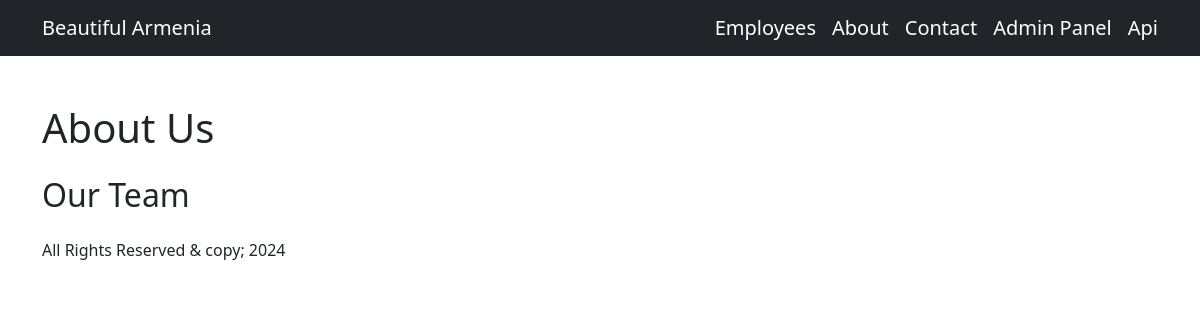
Page /about/ on the earlier database version.
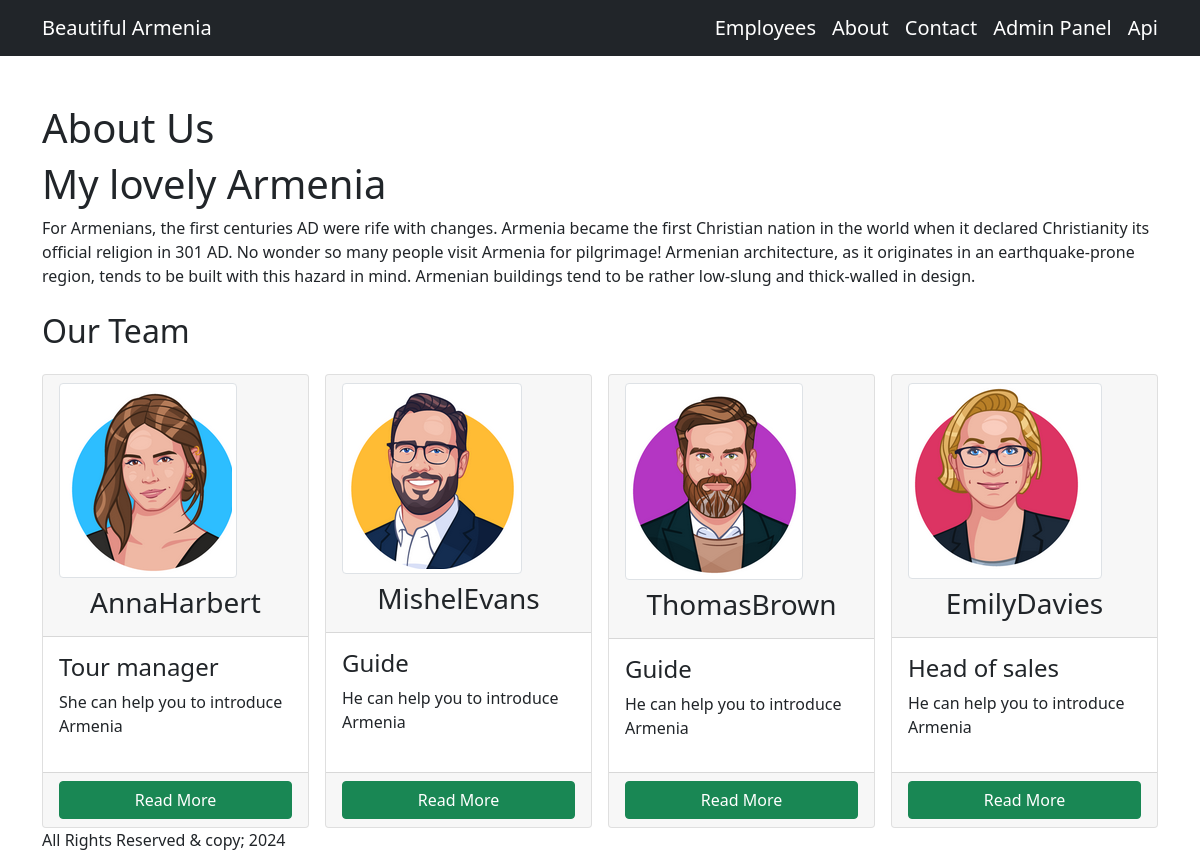
Same page on the later database version.
### employees/models.py (models this page shows, shortened)
class About(models.Model):
    title = models.CharField(max_length=255)
    body = models.TextField()
    class Meta:
        verbose_name = "about"
        verbose_name_plural = "abouts"

class Team(models.Model):
    first_name = models.CharField(max_length=55)
    last_name = models.CharField(max_length=55)
    position = models.CharField(max_length=55)
    about = models.TextField(max_length=255)
    avatar = models.ImageField(
        upload_to= "team")
    class Meta:
        verbose_name = "team"
        verbose_name_plural = "team"

### employees/views.py (the view)
# urls.py: path('about/', views.about, name="about"),
def about(request):
    about_text = About.objects.all()
    team = Team.objects.all()
    return render(request, "about.html", {
        "about_text": about_text,
        "team": team
    })

### employees/templates/about.html (shortened to what this page needs)
{% extends "base.html" %}
{% block about_template %}
    <div class="mt-5">
        <h1>About Us</h1>
        <article>
            {% for about in about_text %}
                <h1>{{ about.title }}</h1>
                <p>{{ about.body }}</p>
            {% endfor %}
        </article>
        <h2 class="mt-4 mb-4">Our Team</h2>
        <div style="
          display: grid;
          grid-template-columns: repeat(auto-fill, minmax(250px, 1fr));
          grid-gap: 16px;
        ">
          {% for member in team %}
            <div class="card">
                <div class="card-header">
                    <div>
                      <img class="img-thumbnail" src="{{ member.avatar.url }}" alt="{{ member.position }}">
                    </div>
                    <h3 class="text-center mt-2 mb-2">{{member.first_name}}{{member.last_name}}</h3>
                </div>
                <div class="card-body">
                    <h4>{{member.position}}</h4>
                    <p>{{member.about}}</p>
                </div>
                <div class="card-footer">
                    <a href="{% url 'app:single_member' member.id %}" class="btn btn-success d-block">Read More</a>
                </div>
            </div>
          {% endfor %}
        </div>
    </div>
{% endblock %}

### employees/templates/base.html (shortened to what this page needs)
<!DOCTYPE html>
<html lang="en">
  <head>
  <link href="https://cdn.jsdelivr.net/npm/bootstrap@5.1.3/dist/css/bootstrap.min.css" rel="stylesheet">
  </head>
  <body>
    <nav class="navbar navbar-expand-lg navbar-dark bg-dark">
      <div class="container w-100">
        <a href="{% url 'app:index' %}"class="navbar-brand">Beautiful Armenia</a>
        <div class="collapse navbar-collapse" id="mobileMenu">
          <ul class="navbar-nav  w-100 justify-content-end gap-3">
            <li class="nav-item">
              <a href="{% url 'app:employees' %}" aria-current="page" class="text-white text-hover fs-5 text-decoration-none active">Employees</a>
            </li>
            <li class="nav-item">
              <a href="{% url 'app:about' %}" class="text-white text-hover fs-5 text-decoration-none">About</a>
            </li>
            <li class="nav-item">
              <a href="{% url 'app:contact' %}" class="text-white text-hover fs-5 text-decoration-none">Contact</a>
            </li>
            <li class="nav-item">
              <a href="/admin"  target="_blank" class="text-white text-hover fs-5 text-decoration-none">Admin Panel</a>
            </li>
            <li class="nav-item">
              <a href="/api/v1/" target="_blank" class="text-white text-hover fs-5 text-decoration-none">Api</a>
            </li>
          </ul>
        </div>
      </div>
    </nav>
    <main class="container">
      {% block about_template %}
      {% endblock %}
    </main>
    <footer>
      <div class="container">
        All Rights Reserved & copy; 2024
      </div>
    </footer>
  </body>
</html>

Differences in the rows shown:
added About: title "My lovely Armenia", body "For Armenians, the first centuries AD were rife with changes. Armenia became the first Christian nation in the world when it declared Christianity its official religion in 301 AD. No wonder so many people visit Armenia for pilgrimage! Armenian architecture, as it originates in an earthquake-prone region, tends to be built with this hazard in mind. Armenian buildings tend to be rather low-slung and thick-walled in design."
added Team: avatar (picture), first_name "Anna", last_name "Harbert", position "Tour manager", about "She can help you to introduce Armenia"
added Team: avatar (picture), first_name "Mishel", last_name "Evans", position "Guide", about "He can help you to introduce Armenia"
added Team: avatar (picture), first_name "Thomas", last_name "Brown", position "Guide", about "He can help you to introduce Armenia"
added Team: avatar (picture), first_name "Emily", last_name "Davies", position "Head of sales", about "He can help you to introduce Armenia"
